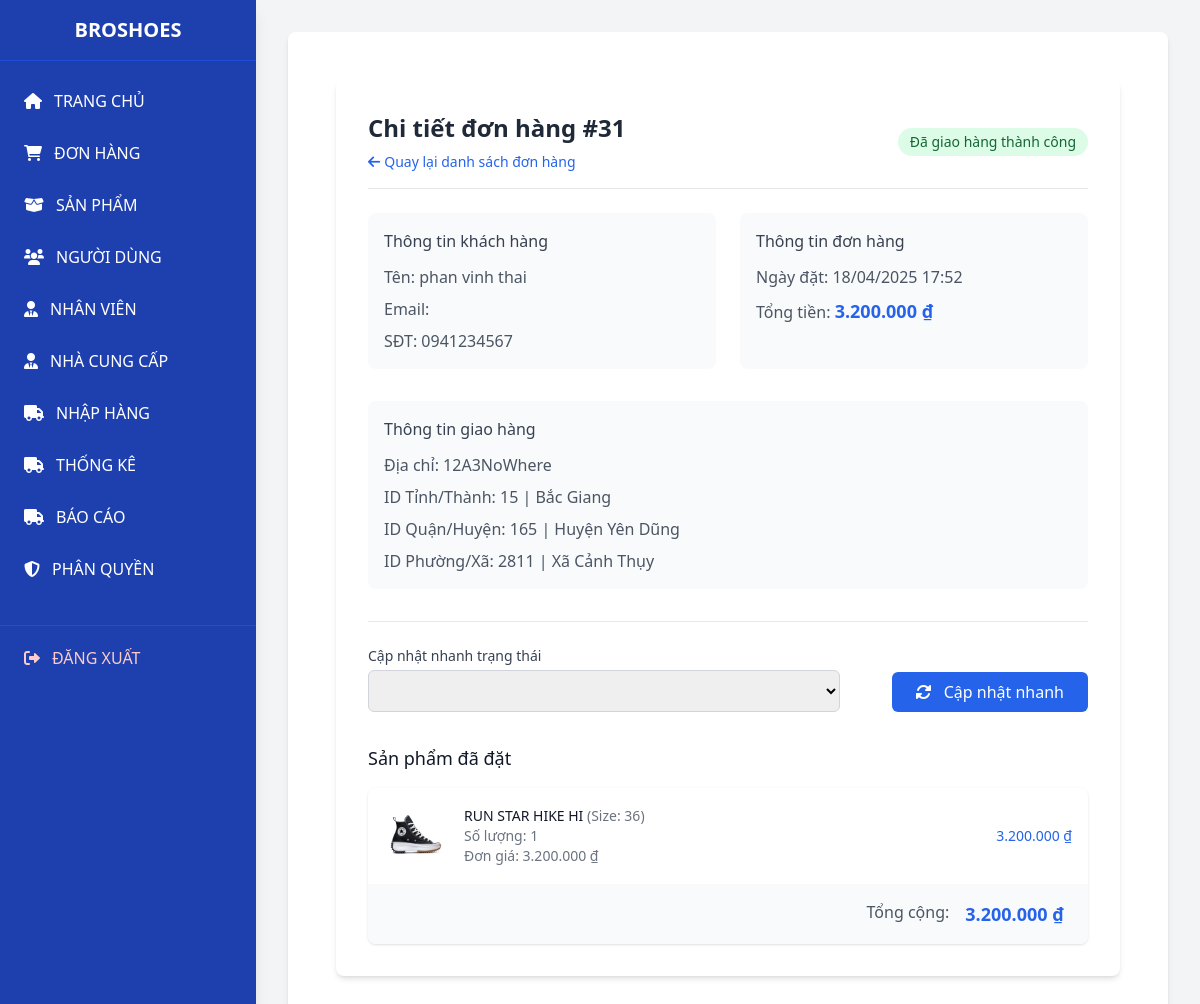
/admin/admin.php?page=orders&action=detail&id=31 (signed in), run on the app's committed database.
### tables this page shows
CREATE TABLE `orders` (
  `OrderID` int(11) NOT NULL,
  `UserID` int(11) NOT NULL,
  `OrderDate` datetime DEFAULT current_timestamp(),
  `ShippingAddress` text DEFAULT NULL,
  `ProvinceID` int(11) NOT NULL,
  `DistrictID` int(11) NOT NULL,
  `WardID` int(11) NOT NULL,
  `Status` varchar(20) NOT NULL DEFAULT 'Pending',
  `SaleID` int(11) DEFAULT NULL,
  `WarehouseID` int(11) DEFAULT NULL,
  `ExportDate` datetime DEFAULT NULL
);

CREATE TABLE `user` (
  `UserID` int(11) NOT NULL,
  `Username` varchar(50) NOT NULL,
  `Fullname` varchar(100) NOT NULL,
  `PhoneNumber` varchar(20) DEFAULT NULL,
  `Email` varchar(100) DEFAULT NULL,
  `Address` text DEFAULT NULL,
  `ProvinceID` int(11) NOT NULL,
  `DistrictID` int(11) NOT NULL,
  `WardID` int(11) NOT NULL,
  `PasswordHash` varchar(255) NOT NULL,
  `CreatedAt` datetime DEFAULT current_timestamp(),
  `isActivate` int(11) NOT NULL
);

CREATE TABLE `province` (
  `province_id` int(11) NOT NULL,
  `name` varchar(64) NOT NULL
);

CREATE TABLE `district` (
  `district_id` int(11) NOT NULL,
  `province_id` int(11) NOT NULL,
  `name` varchar(64) NOT NULL
);

CREATE TABLE `orderdetail` (
  `OrderID` int(11) NOT NULL,
  `ProductSizeID` int(11) NOT NULL,
  `Quantity` int(11) NOT NULL,
  `UnitPrice` int(11) NOT NULL,
  `Subtotal` int(11) NOT NULL
);

CREATE TABLE `product` (
  `ProductID` int(11) NOT NULL,
  `ProductName` varchar(100) NOT NULL,
  `CategoryID` int(11) NOT NULL,
  `BrandID` int(11) NOT NULL,
  `Gender` varchar(10) DEFAULT NULL,
  `Price` decimal(10,2) NOT NULL,
  `ImageURL` varchar(255) DEFAULT NULL,
  `CreatedAt` datetime DEFAULT current_timestamp(),
  `IsDeleted` tinyint(1) DEFAULT 0,
  `New` int(11) NOT NULL
);

CREATE TABLE `productsize` (
  `ProductSizeID` int(11) NOT NULL,
  `ProductID` int(11) NOT NULL,
  `Size` varchar(10) DEFAULT NULL,
  `StockQuantity` int(11) NOT NULL
);

### admin/db_connection.php (called while the page is built, shortened)
<?php
$host = 'localhost';
$dbname = 'bangiay_db2';
$username = 'root';
$password = '';
function connectdb() {
    global $host, $dbname, $username, $password;
    try {
        $pdo = new PDO("mysql:host=$host;port=3306;dbname=$dbname;charset=utf8", $username, $password);
        $pdo->setAttribute(PDO::ATTR_ERRMODE, PDO::ERRMODE_EXCEPTION);
        return $pdo;
    } catch (PDOException $e) {
        die("Kết nối thất bại: " . $e->getMessage());
    }
}
function getAll ($sql) {
    $pdo = connectdb();
    $stmt = $pdo->prepare($sql);
    $stmt->execute();
    $arrproduct = $stmt->fetchAll(PDO::FETCH_ASSOC);
    return $arrproduct;
}

### admin/views/orders/detail.php (the view, shortened to what this page needs)
<?php
$orderID = $_GET['id'] ?? null;
try {
    $stmt = $pdo->prepare("
        SELECT o.*, u.Fullname AS UserFullname, u.Email AS UserEmail, u.PhoneNumber AS UserPhoneNumber
        FROM `orders` o
        LEFT JOIN `user` u ON o.UserID = u.UserID
        WHERE o.OrderID = ?
    ");
    $stmt->execute([$orderID]);
    $order = $stmt->fetch(PDO::FETCH_ASSOC);
} catch (PDOException $e) {
    echo "<p style='color:red;'>Lỗi SQL: " . $e->getMessage() . "</p>";
    exit;
}
try {
    $stmt = $pdo->prepare("
        SELECT od.*, ps.size AS ProductSize, p.ProductName, p.ImageURL
        FROM `orderdetail` od
        JOIN `productsize` ps ON od.ProductSizeID = ps.ProductSizeID
        JOIN `product` p ON ps.ProductID = p.ProductID
        WHERE od.OrderID = ?
    ");
    $stmt->execute([$orderID]);
    $orderdetail = $stmt->fetchAll(PDO::FETCH_ASSOC);
} catch (PDOException $e) {
    echo "<p style='color:red;'>Lỗi SQL: " . $e->getMessage() . "</p>";
    $orderdetail = [];
}
$city = getAll("SELECT * FROM province");
$district = getAll("SELECT * FROM district");
$ward = getAll("SELECT * FROM wards");
function getNameAddressById($arr, $id ,$nameID) {
    $left = 0;
    $right = count($arr) - 1;
    while ($left <= $right) {
        $mid = intval(($left + $right) / 2);
        $currentId = $arr[$mid][$nameID];
        if ($currentId == $id) {
            return $arr[$mid];
        } elseif ($currentId < $id) {
            $left = $mid + 1;
        } else {
            $right = $mid - 1;
        }
    }
    return null;
}
?>
<div class="max-w-4xl mx-auto p-6">
    <div class="bg-white rounded-lg shadow-md p-8">
        <div class="flex justify-between items-center mb-6 border-b pb-4">
            <div>
                <h2 class="text-2xl font-bold text-gray-800">Chi tiết đơn hàng #<?= $order['OrderID'] ?></h2>
                <a href="admin.php?page=orders&action=list" class="text-blue-600 hover:text-blue-800 text-sm flex items-center mt-2">
                    <i class="fas fa-arrow-left mr-1"></i> Quay lại danh sách đơn hàng
                </a>
            </div>
            <div class="flex items-center space-x-3">
                <span class="px-3 py-1 rounded-full text-sm font-medium
                <?= $order['Status'] == 'Completed' ? 'bg-green-100 text-green-800' : ($order['Status'] == 'Delivering' ? 'bg-blue-100 text-blue-800' : ($order['Status'] == 'Processing' ? 'bg-yellow-100 text-yellow-800' : ($order['Status'] == 'Cancelled' ? 'bg-red-100 text-red-800':'bg-yellow-100 text-yellow-800'))) ?>">
                <?= $order['Status'] == 'Completed' ? 'Đã giao hàng thành công' : ($order['Status'] == 'Delivering' ? 'Đang giao hàng' : ($order['Status'] == 'Processing' ? 'Đã xử lý' : ($order['Status'] == 'Cancelled' ? 'Đã hủy' : 'Chờ xác nhận'))) ?>
                </span>
            </div>
        </div>
        <div class="grid grid-cols-1 md:grid-cols-2 gap-6 mb-8">
            <div class="bg-gray-50 p-4 rounded-lg">
                <h3 class="font-medium text-gray-700 mb-3">Thông tin khách hàng</h3>
                <p class="text-gray-600 mb-2"><span class="font-medium">Tên:</span> <?= htmlspecialchars($order['UserFullname']) ?></p>
                <p class="text-gray-600 mb-2"><span class="font-medium">Email:</span> <?= htmlspecialchars($order['UserEmail']) ?></p>
                <p class="text-gray-600"><span class="font-medium">SĐT:</span> <?= htmlspecialchars($order['UserPhoneNumber']) ?></p>
            </div>
            <div class="bg-gray-50 p-4 rounded-lg">
                <h3 class="font-medium text-gray-700 mb-3">Thông tin đơn hàng</h3>
                <p class="text-gray-600 mb-2"><span class="font-medium">Ngày đặt:</span> <?= date('d/m/Y H:i', strtotime($order['OrderDate'])) ?></p>
                <p class="text-gray-600 mb-2"><span class="font-medium">Tổng tiền:</span>
                    <span class="font-bold text-blue-600 text-lg itemsTotal">0 ₫</span>
                </p>
            </div>
        </div>
        <div class="mb-8 bg-gray-50 p-4 rounded-lg">
            <h3 class="font-medium text-gray-700 mb-3">Thông tin giao hàng</h3>
            <p class="text-gray-600 mb-2"><span class="font-medium">Địa chỉ:</span> <?= htmlspecialchars($order['ShippingAddress']) ?></p>
            <p class="text-gray-600 mb-2"><span class="font-medium">ID Tỉnh/Thành:</span> <?= htmlspecialchars($order['ProvinceID']) ?> | <?= htmlspecialchars(getNameAddressById($city,$order['ProvinceID'],'province_id')['name']) ?></p>
            <p class="text-gray-600 mb-2"><span class="font-medium">ID Quận/Huyện:</span> <?= htmlspecialchars($order['DistrictID']) ?> | <?= htmlspecialchars(getNameAddressById($district,$order['DistrictID'],'district_id')['name']) ?></p>
            <p class="text-gray-600"><span class="font-medium">ID Phường/Xã:</span> <?= htmlspecialchars($order['WardID']) ?> | <?= htmlspecialchars(getNameAddressById($ward,$order['WardID'],'wards_id')['name']) ?></p>
        </div>
        <form method="POST" action="admin.php?page=orders&action=detail&id=<?= $order['OrderID'] ?>" class="border-t pt-6 mb-8">
            <div class="grid grid-cols-1 md:grid-cols-3 gap-6 items-end">
                <div class="md:col-span-2">
                    <label class="block text-sm font-medium text-gray-700 mb-1">Cập nhật nhanh trạng thái</label>
                    <select name="status"
                        class="w-full px-4 py-2 border border-gray-300 rounded-md focus:ring-2 focus:ring-blue-500 focus:border-blue-500 transition">
                    </select>
                </div>
                <div class="flex justify-end">
                <button type="submit"
                    class="w-full md:w-auto px-6 py-2 bg-blue-600 text-white rounded-md hover:bg-blue-700 focus:outline-none focus:ring-2 focus:ring-blue-500 focus:ring-offset-2 transition">
                    <i class="fas fa-sync-alt mr-2"></i> Cập nhật nhanh
                </button>
                </div>
            </div>
        </form>
        <div class="mt-8">
            <h3 class="text-lg font-medium text-gray-900 mb-4">Sản phẩm đã đặt</h3>
            <div class="bg-white shadow overflow-hidden sm:rounded-lg">
                <ul class="divide-y divide-gray-200">
                    <?php if (!empty($orderdetail)): ?>
                        <?php foreach ($orderdetail as $item): ?>
                            <li class="p-4 hover:bg-gray-50">
                                <div class="flex items-center space-x-4">
                                    <div class="flex-shrink-0 w-16 h-16">
                                        <img src=".<?= htmlspecialchars($item['ImageURL']) ?>"
                                            alt="<?= htmlspecialchars($item['ProductName']) ?>"
                                            class="w-full h-full object-cover rounded-md">
                                    </div>
                                    <div class="flex-1 min-w-0">
                                        <p class="text-sm font-medium text-gray-900 truncate">
                                            <?= htmlspecialchars($item['ProductName']) ?>
                                            <?php if (isset($item['ProductSize'])): ?>
                                                <span class="text-gray-500">(Size: <?= htmlspecialchars($item['ProductSize']) ?>)</span>
                                            <?php endif; ?>
                                        </p>
                                        <p class="text-sm text-gray-500">
                                            Số lượng: <?= $item['Quantity'] ?>
                                        </p>
                                        <p class="text-sm text-gray-500">
                                            Đơn giá: <?= number_format($item['UnitPrice'], 0, ',', '.') ?> ₫
                                        </p>
                                    </div>
                                    <div class="text-right">
                                        <p class="text-sm font-medium text-blue-600">
                                            <?= number_format($item['Subtotal'], 0, ',', '.') ?> ₫
                                        </p>
                                    </div>
                                </div>
                            </li>
                        <?php endforeach; ?>
                    <?php else: ?>
                        <p class="text-gray-500">Không có sản phẩm nào trong đơn hàng này.</p>
                    <?php endif; ?>
                </ul>
                <div class="bg-gray-50 px-4 py-4 sm:px-6">
                    <div class="flex flex-col justify-end space-y-2">
                        <div class="flex justify-end space-x-4">
                            <span class="text-gray-600">Tổng cộng:</span>
                            <span class="font-bold text-blue-600 text-lg itemsTotal">0 ₫</span>
                        </div>
                    </div>
                </div>
            </div>
        </div>
    </div>
</div>

### data on the page
orders: OrderID "31", UserID.Fullname "phan vinh thai", UserID.PhoneNumber "0941234567", OrderDate "18/04/2025 17:52", ShippingAddress "12A3NoWhere", ProvinceID "15", ProvinceID.name "Bắc Giang", DistrictID "165", DistrictID.name "Huyện Yên Dũng", WardID "2811", WardID "Xã Cảnh Thụy"
orderdetail: product.ImageURL (picture), product.ProductName "RUN STAR HIKE HI", ProductSizeID.Size "36", Quantity "1", UnitPrice "3.200.000", Subtotal "3.200.000"
